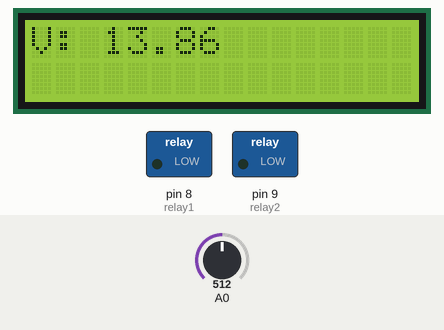
A sketch run on a simulated Arduino Uno, built with avr-gcc and run on an emulated ATmega328P. On the bench: 16×2 character LCD, switched loads named in the sketch (green lamp = pin HIGH). The test bench sets the inputs (shaded band); at power-on: A0 = 512.

Above: at 3.7 s.
3.8 s: A0 set to 716
At 4.6 s:
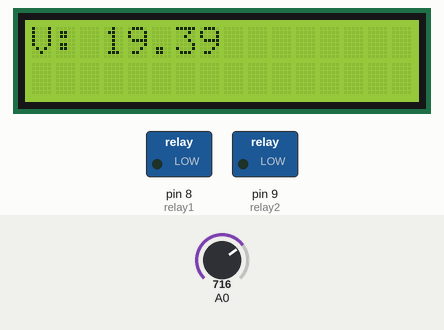
5.4 s: A0 set to 900
At 6.3 s:
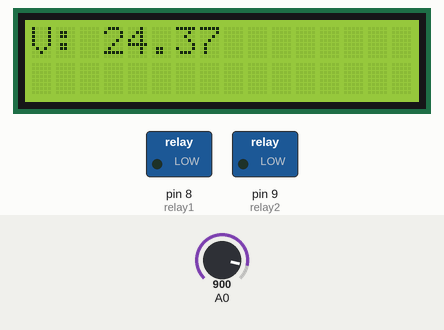
7.0 s: A0 set to 1023
At 7.9 s:
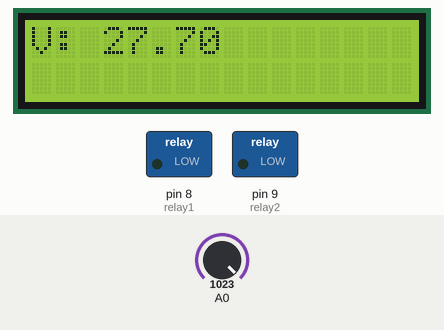
Timing chart, 0 to 10.0 s (numbered marks = the images above; inputs shaded):
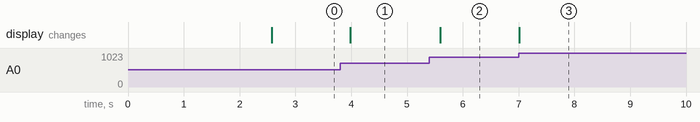

Measured:
- after the input at 3.8 s, the display: changes after 0.18 s (image 1)
- after the input at 5.4 s, the display: changes after 0.20 s (image 2)
- after the input at 7.0 s, the display: changes at once (image 3)

The sketch:

Solar_panel_charging_display.ino
```cpp
/*
  Can measure voltage from 0 to 20V
  r1 -> 20K
  r2 ->
*/

#include <LiquidCrystal.h>
#include <stdio.h>

LiquidCrystal lcd(6, 7, 5, 4, 3, 2);
unsigned char gchr='x',gchr1='x';
 char rcv,count;
 //char pastnumber[11]="";


int sti=0;
String inputString = "";         // a string to hold incoming data
boolean stringComplete = false;  // whether the string is complete

float voltage1=0,current1=0;
float voltage2=0,current2=0;

int current11=0,current22=0;

int rtr1=0;


int relay1       = 8;
int relay2       = 9;

int sts1=0,sts2=0;


void okcheck()
{
  unsigned char rcr;
  do{
      rcr = Serial.read();
    }while(rcr != 'K');
}


void setup()
{
  // initialize serial:
  Serial.begin(9600);serialEvent();


 pinMode(relay1, OUTPUT); pinMode(relay2, OUTPUT);

digitalWrite(relay1, LOW);digitalWrite(relay2, LOW);

  lcd.begin(16, 2);
  lcd.clear();
  lcd.print("Solar Charger");
  lcd.setCursor(0,1);
  lcd.print("Using Arduino");
    delay(2500);

  //wifiinit();

  lcd.clear();

    lcd.setCursor(0, 0);   //column,row
    lcd.print("V:");        //2,0
  //  lcd.setCursor(0, 1);   //column,row
    //lcd.print("C:");        //8,0


}

void loop()
{
   voltage1 = analogRead(A0);
   voltage1 = (voltage1 * (5.0/1023.0));
   voltage1 = (voltage1 * 5.54);
   lcd.setCursor(3,0);
   //convertl(voltage);
   lcd.print(voltage1);lcd.write("   ");
   //lcd.setCursor(8, 0);   //column,row
    //lcd.print("SC:");        //8,0

       delay(200);
}


void serialEvent()
{
  while (Serial.available())
        {
         char inChar = (char)Serial.read();
           //sti++;
           //inputString += inChar;
          if(inChar == '*')
            {sti=1;
              inputString += inChar;
             //  stringComplete = true;
             // gchr = inputString[sti-1]
            }
          if(sti == 1)
            {
                inputString += inChar;
            }
          if(inChar == '#')
            {sti=0;
              gchr = inputString[2];
              stringComplete = true;
            }
        }
}


/*
  Read input serial
 */
int readSerial(char result[])
{
  int i = 0;
  while (1)
  {
    while (Serial.available() > 0)
    {
      char inChar = Serial.read();
      if (inChar == '\n')
         {
          result[i] = '\0';
          Serial.flush();
          return 0;
         }
      if (inChar != '\r')
         {
          result[i] = inChar;
          i++;
         }
    }
  }
}


void converts(unsigned int value)
{
  unsigned int a,b,c,d,e,f,g,h;

      a=value/10000;
      b=value%10000;
      c=b/1000;
      d=b%1000;
      e=d/100;
      f=d%100;
      g=f/10;
      h=f%10;


      a=a|0x30;
      c=c|0x30;
      e=e|0x30;
      g=g|0x30;
      h=h|0x30;


   Serial.write(a);
   Serial.write(c);
   Serial.write(e);
   Serial.write(g);
   Serial.write(h);
}

void convertl(unsigned int value)
{
  unsigned int a,b,c,d,e,f,g,h;

      a=value/10000;
      b=value%10000;
      c=b/1000;
      d=b%1000;
      e=d/100;
      f=d%100;
      g=f/10;
      h=f%10;


      a=a|0x30;
      c=c|0x30;
      e=e|0x30;
      g=g|0x30;
      h=h|0x30;


  // lcd.write(a);
  // lcd.write(c);
   lcd.write(e);
   lcd.write(g);
   lcd.write(h);
}
void convertl1(unsigned int value)
{
  unsigned int a,b,c,d,e,f,g,h;

      a=value/10000;
      b=value%10000;
      c=b/1000;
      d=b%1000;
      e=d/100;
      f=d%100;
      g=f/10;
      h=f%10;


      a=a|0x30;
      c=c|0x30;
      e=e|0x30;
      g=g|0x30;
      h=h|0x30;


  // lcd.write(a);
  // lcd.write(c);
  // lcd.write(e);
   lcd.write(g);
   lcd.write(h);
}


/*
   sensorValue = analogRead(analogInPin);
   sensorValue = (sensorValue/9.31);
   lcd.setCursor(1,1); //rc
   lcd.print(sensorValue);
   Serial.print(sensorValue);
 */
```
